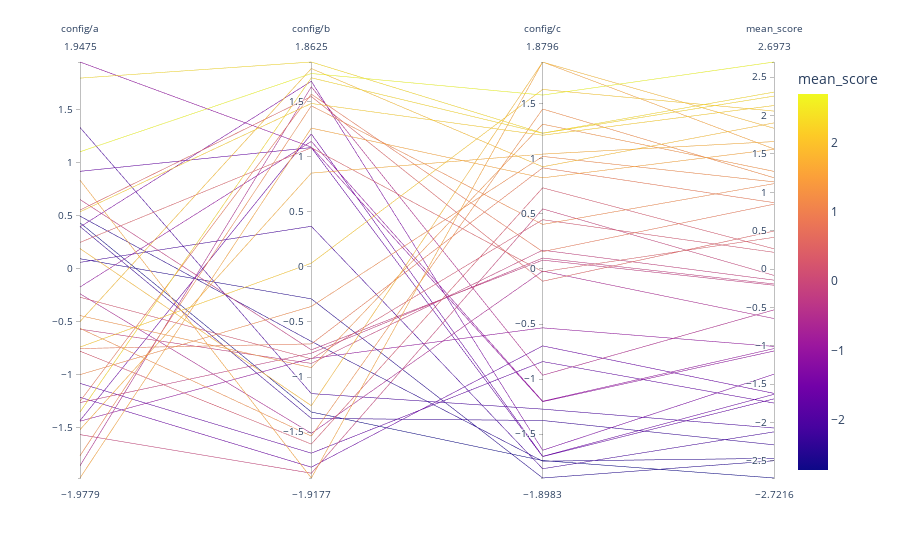

Here is the notebook cell this chart was saved with:
### Code cell
plot = analysis.results_df
select = ["config/a", "config/b", "config/c", "mean_score"]
p = plot[select].reset_index()
px.parallel_coordinates(p, color="mean_score")
